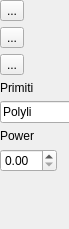
<?xml version="1.0" encoding="UTF-8"?>
<ui version="4.0">
 <class>QG_CadToolBarLaser</class>
 <widget class="QWidget" name="QG_CadToolBarLaser">
  <property name="geometry">
   <rect>
    <x>0</x>
    <y>0</y>
    <width>69</width>
    <height>229</height>
   </rect>
  </property>
  <property name="minimumSize">
   <size>
    <width>0</width>
    <height>0</height>
   </size>
  </property>
  <property name="windowTitle">
   <string>Form</string>
  </property>
  <layout class="QFormLayout" name="formLayout">
   <property name="fieldGrowthPolicy">
    <enum>QFormLayout::AllNonFixedFieldsGrow</enum>
   </property>
   <property name="margin">
    <number>0</number>
   </property>
   <item row="6" column="0">
    <widget class="QLabel" name="label">
     <property name="maximumSize">
      <size>
       <width>16777215</width>
       <height>20</height>
      </size>
     </property>
     <property name="text">
      <string>Primiti</string>
     </property>
    </widget>
   </item>
   <item row="7" column="0">
    <widget class="QLineEdit" name="lineEdit">
     <property name="text">
      <string>Polyli</string>
     </property>
    </widget>
   </item>
   <item row="8" column="0">
    <widget class="QLabel" name="label_2">
     <property name="maximumSize">
      <size>
       <width>16777215</width>
       <height>20</height>
      </size>
     </property>
     <property name="text">
      <string>Power</string>
     </property>
    </widget>
   </item>
   <item row="9" column="0">
    <widget class="QDoubleSpinBox" name="doubleSpinBox"/>
   </item>
   <item row="1" column="0">
    <widget class="QToolButton" name="toolButton">
     <property name="text">
      <string>...</string>
     </property>
    </widget>
   </item>
   <item row="5" column="0">
    <widget class="QToolButton" name="toolButton_3">
     <property name="text">
      <string>...</string>
     </property>
    </widget>
   </item>
   <item row="3" column="0">
    <widget class="QToolButton" name="toolButton_2">
     <property name="text">
      <string>...</string>
     </property>
    </widget>
   </item>
  </layout>
 </widget>
 <resources/>
 <connections/>
</ui>
